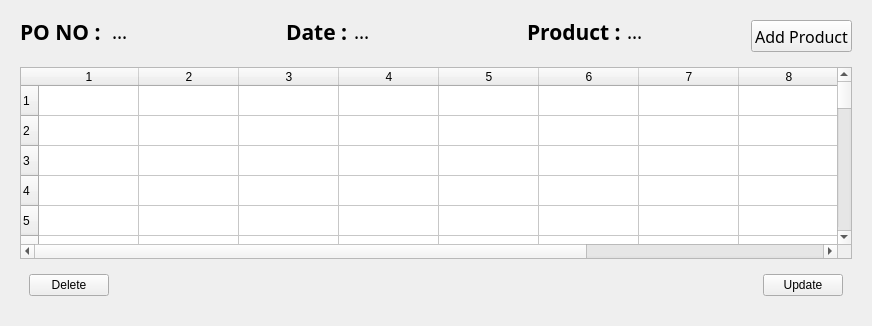
         <widget class="QWidget" name="po_product_page">
          <layout class="QVBoxLayout" name="verticalLayout_9">
           <item>
            <widget class="QWidget" name="header" native="true">
             <property name="sizePolicy">
              <sizepolicy hsizetype="MinimumExpanding" vsizetype="Fixed">
               <horstretch>0</horstretch>
               <verstretch>0</verstretch>
              </sizepolicy>
             </property>
             <property name="minimumSize">
              <size>
               <width>100</width>
               <height>41</height>
              </size>
             </property>
             <property name="maximumSize">
              <size>
               <width>16777215</width>
               <height>41</height>
              </size>
             </property>
             <layout class="QHBoxLayout" name="horizontalLayout_12">
              <item>
               <widget class="QLabel" name="label_3">
                <property name="sizePolicy">
                 <sizepolicy hsizetype="Fixed" vsizetype="Preferred">
                  <horstretch>0</horstretch>
                  <verstretch>0</verstretch>
                 </sizepolicy>
                </property>
                <property name="font">
                 <font>
                  <family>Montserrat</family>
                  <pointsize>16</pointsize>
                  <weight>75</weight>
                  <bold>true</bold>
                 </font>
                </property>
                <property name="text">
                 <string>PO NO : </string>
                </property>
               </widget>
              </item>
              <item>
               <widget class="QLabel" name="po_no_head">
                <property name="font">
                 <font>
                  <family>Montserrat</family>
                  <pointsize>14</pointsize>
                 </font>
                </property>
                <property name="text">
                 <string>...</string>
                </property>
               </widget>
              </item>
              <item>
               <spacer name="horizontalSpacer_9">
                <property name="orientation">
                 <enum>Qt::Horizontal</enum>
                </property>
                <property name="sizeType">
                 <enum>QSizePolicy::Fixed</enum>
                </property>
                <property name="sizeHint" stdset="0">
                 <size>
                  <width>50</width>
                  <height>20</height>
                 </size>
                </property>
               </spacer>
              </item>
              <item>
               <widget class="QLabel" name="label_16">
                <property name="sizePolicy">
                 <sizepolicy hsizetype="Fixed" vsizetype="Preferred">
                  <horstretch>0</horstretch>
                  <verstretch>0</verstretch>
                 </sizepolicy>
                </property>
                <property name="font">
                 <font>
                  <family>Montserrat</family>
                  <pointsize>16</pointsize>
                  <weight>75</weight>
                  <bold>true</bold>
                 </font>
                </property>
                <property name="text">
                 <string>Date :</string>
                </property>
               </widget>
              </item>
              <item>
               <widget class="QLabel" name="po_date_head">
                <property name="font">
                 <font>
                  <family>Montserrat</family>
                  <pointsize>14</pointsize>
                 </font>
                </property>
                <property name="text">
                 <string>...</string>
                </property>
               </widget>
              </item>
              <item>
               <spacer name="horizontalSpacer_11">
                <property name="orientation">
                 <enum>Qt::Horizontal</enum>
                </property>
                <property name="sizeType">
                 <enum>QSizePolicy::Fixed</enum>
                </property>
                <property name="sizeHint" stdset="0">
                 <size>
                  <width>50</width>
                  <height>20</height>
                 </size>
                </property>
               </spacer>
              </item>
              <item>
               <widget class="QLabel" name="label_17">
                <property name="sizePolicy">
                 <sizepolicy hsizetype="Fixed" vsizetype="Preferred">
                  <horstretch>0</horstretch>
                  <verstretch>0</verstretch>
                 </sizepolicy>
                </property>
                <property name="font">
                 <font>
                  <family>Montserrat</family>
                  <pointsize>16</pointsize>
                  <weight>75</weight>
                  <bold>true</bold>
                 </font>
                </property>
                <property name="text">
                 <string>Product :</string>
                </property>
               </widget>
              </item>
              <item>
               <widget class="QLabel" name="product_qty_head">
                <property name="font">
                 <font>
                  <family>Montserrat</family>
                  <pointsize>14</pointsize>
                 </font>
                </property>
                <property name="text">
                 <string>...</string>
                </property>
               </widget>
              </item>
              <item>
               <widget class="QPushButton" name="add_product_btn">
                <property name="sizePolicy">
                 <sizepolicy hsizetype="Fixed" vsizetype="Fixed">
                  <horstretch>0</horstretch>
                  <verstretch>0</verstretch>
                 </sizepolicy>
                </property>
                <property name="minimumSize">
                 <size>
                  <width>32</width>
                  <height>32</height>
                 </size>
                </property>
                <property name="font">
                 <font>
                  <family>Montserrat</family>
                  <pointsize>12</pointsize>
                 </font>
                </property>
                <property name="text">
                 <string>Add Product</string>
                </property>
                <property name="icon">
                 <iconset resource="resources.qrc">
                  <normaloff>:/Green/assets/icon/dark_green/plus-square.svg</normaloff>:/Green/assets/icon/dark_green/plus-square.svg</iconset>
                </property>
                <property name="iconSize">
                 <size>
                  <width>24</width>
                  <height>24</height>
                 </size>
                </property>
                <property name="autoExclusive">
                 <bool>true</bool>
                </property>
               </widget>
              </item>
             </layout>
            </widget>
           </item>
           <item>
            <widget class="QWidget" name="widget_9" native="true">
             <layout class="QGridLayout" name="gridLayout_3">
              <item row="0" column="0">
               <widget class="QTableWidget" name="products_table">
                <property name="rowCount">
                 <number>50</number>
                </property>
                <property name="columnCount">
                 <number>10</number>
                </property>
                <row/>
                <row/>
                <row/>
                <row/>
                <row/>
                <row/>
                <row/>
                <row/>
                <row/>
                <row/>
                <row/>
                <row/>
                <row/>
                <row/>
                <row/>
                <row/>
                <row/>
                <row/>
                <row/>
                <row/>
                <row/>
                <row/>
                <row/>
                <row/>
                <row/>
                <row/>
                <row/>
                <row/>
                <row/>
                <row/>
                <row/>
                <row/>
                <row/>
                <row/>
                <row/>
                <row/>
                <row/>
                <row/>
                <row/>
                <row/>
                <row/>
                <row/>
                <row/>
                <row/>
                <row/>
                <row/>
                <row/>
                <row/>
                <row/>
                <row/>
                <column/>
                <column/>
                <column/>
                <column/>
                <column/>
                <column/>
                <column/>
                <column/>
                <column/>
                <column/>
               </widget>
              </item>
              <item row="1" column="0">
               <widget class="QWidget" name="widget_8" native="true">
                <property name="sizePolicy">
                 <sizepolicy hsizetype="Preferred" vsizetype="Fixed">
                  <horstretch>0</horstretch>
                  <verstretch>0</verstretch>
                 </sizepolicy>
                </property>
                <property name="minimumSize">
                 <size>
                  <width>0</width>
                  <height>41</height>
                 </size>
                </property>
                <property name="maximumSize">
                 <size>
                  <width>16777215</width>
                  <height>41</height>
                 </size>
                </property>
                <layout class="QHBoxLayout" name="horizontalLayout_13">
                 <item>
                  <widget class="QPushButton" name="delete_btn">
                   <property name="text">
                    <string>Delete</string>
                   </property>
                  </widget>
                 </item>
                 <item>
                  <spacer name="horizontalSpacer_12">
                   <property name="orientation">
                    <enum>Qt::Horizontal</enum>
                   </property>
                   <property name="sizeHint" stdset="0">
                    <size>
                     <width>648</width>
                     <height>20</height>
                    </size>
                   </property>
                  </spacer>
                 </item>
                 <item>
                  <widget class="QPushButton" name="update_btn">
                   <property name="text">
                    <string>Update</string>
                   </property>
                  </widget>
                 </item>
                </layout>
               </widget>
              </item>
             </layout>
            </widget>
           </item>
          </layout>
         </widget>
